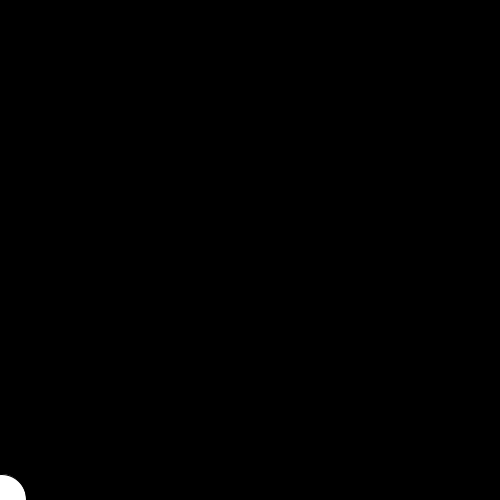
Frame 1 (no input)
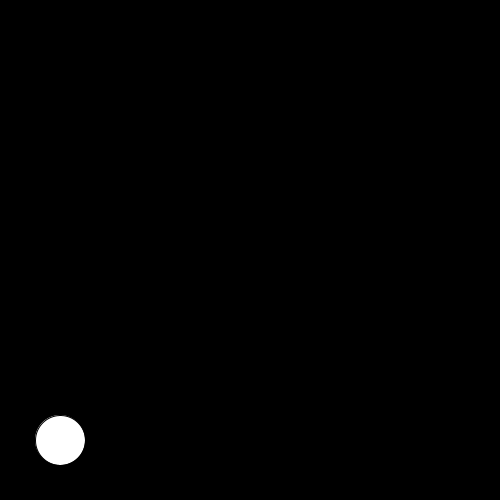
Frame 60 (the mouse pressed at the canvas centre just before this capture)
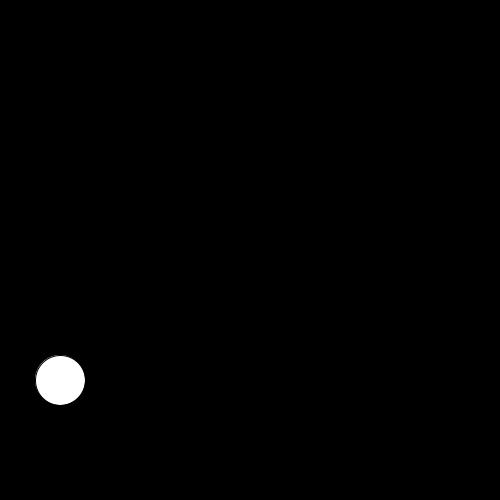
Frame 120 (the mouse held since frame 60 and released just before this capture)

The Processing sketch that drew these frames (run headless with seeded random() and noise(); from frame 60 on, the mouse is pressed at the canvas centre):

// Processing sketch: processing_62156
// ── processing_62156.pde

int xPos = 0;
int yPos = 500;

int ellipseSizeX = 50; 
int ellipseSizeY = 50;


void setup (){
  size(500,500);
  smooth();
}

void draw (){
  background(0);
  xPos = xPos + 1;
  yPos = yPos - 1;
  ellipse(xPos,yPos,ellipseSizeX,ellipseSizeY);
}

void mousePressed(){
  xPos = 0;
} 

void keyPressed(){
  ellipseSizeX = ellipseSizeX + 10;
  ellipseSizeY = ellipseSizeY + 10;
} 
